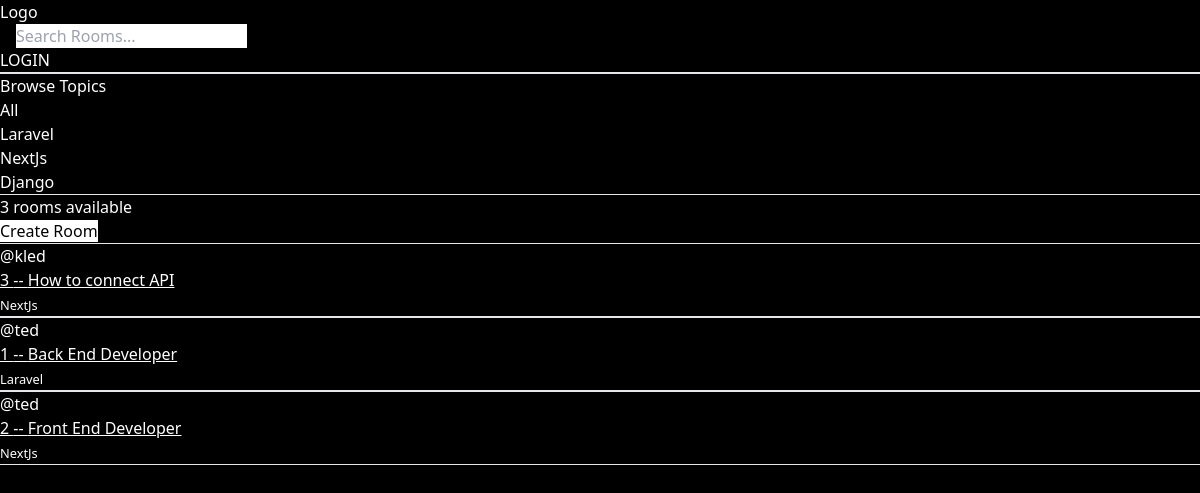
/, run on an earlier commit of the app's database.
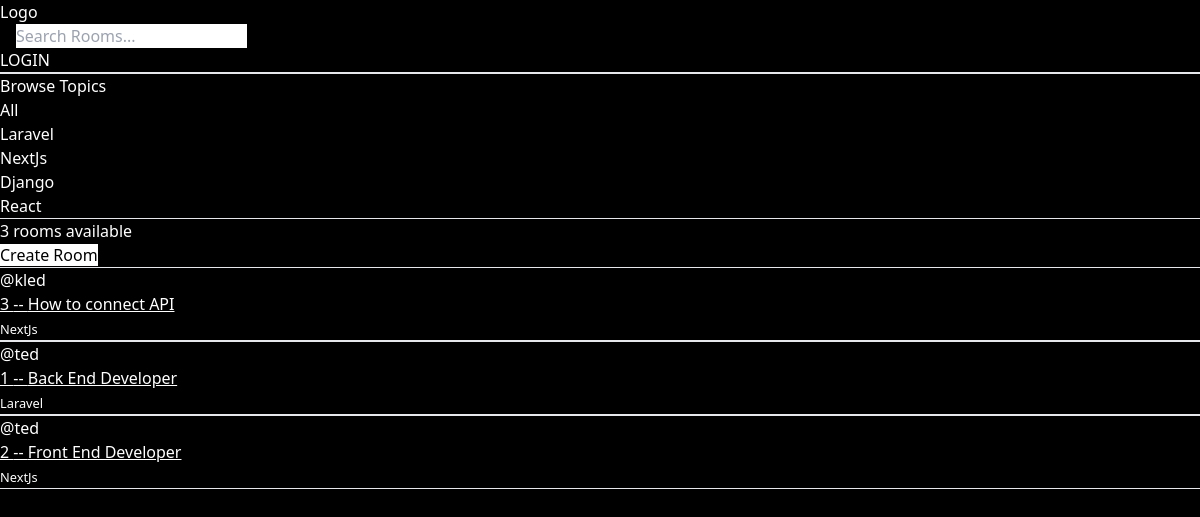
And on a later commit of the database.
### base/models.py (models this page shows, shortened)
class Topic(models.Model):
    name = models.CharField(max_length=200)
    def __str__(self):
        return self.name

class Room(models.Model):
    host = models.ForeignKey(User, on_delete=models.SET_NULL, null=True)
    topic = models.ForeignKey(Topic, on_delete=models.SET_NULL, null=True)
    name = models.CharField(max_length=200)
    description = models.TextField(null=True, blank=True)
    updated = models.DateTimeField(auto_now=True)
    created = models.DateTimeField(auto_now_add=True)
    class Meta:
        ordering = ['-updated', '-created']

### base/views.py (the view)
# urls.py: path('', views.romr, name='home'),
def romr(request):
    q = request.GET.get('q') if request.GET.get('q') != None else ''
    rooms = Room.objects.filter(Q(topic__name__icontains=q) | Q(name__icontains=q) | Q(description__icontains=q))
    room_count = rooms.count()
    topics = Topic.objects.all()
    context = {'rooms': rooms, 'topics': topics, 'room_count': room_count}
    return render(request, 'base/home.html', context)

### base/templates/base/home.html (shortened to what this page needs)
{% extends 'main.html'%} {% block content %}
<div>
  <hr />
  <h3>Browse Topics</h3>
  <div>
    <div>
      <a href="{% url 'home' %}">All</a>
    </div>
    {% for topic in topics%}
    <div>
      <a href="{% url 'home' %}?q={{topic.name}}">{{topic}}</a>
    </div>
    {% endfor %}
  </div>
  <hr />
</div>
<h5>
  {{room_count}} {% if room_count > 1 %} rooms available {%else %} room
  available {% endif %}
</h5>
<a class="text-black bg-white" href="{% url 'create-room' %}">Create Room</a>
{% if rooms%} {% for room in rooms %}
<div>
  <hr />
  <span>@{{room.host.username}}</span>
  <a href="{% url 'room' room.id %}" class="underline">
    <h3>{{room.id}} -- {{room.name}}</h3>
  </a>
  <small>{{room.topic.name}}</small>
  <hr />
</div>
{% endfor %} {%endif%} {% endblock %}

### templates/main.html (shortened to what this page needs)
<!DOCTYPE html>
<html lang="en">
  <head>
    <script src="https://cdn.tailwindcss.com"></script>
  </head>
  <body class="bg-black text-white">
    <nav>{% include 'navbar.html' %}</nav>
     {% block content%} {%endblock%}
  </body>
</html>

### templates/navbar.html
<a href="/">
  <h1>Logo</h1>
</a>
<form action="" method="GET" action="{% url 'home' %}" class="text-black mx-4">
  <input type="text" name="q" id="q" placeholder="Search Rooms..." />
</form>
{% if request.user.is_authenticated %}
<a href="{% url 'logout' %}">LOGOUT</a>
{% else %}
<a href="{% url 'login' %}">LOGIN</a>
{% endif %}
<hr />

What changed in the data, as far as the page shows it:
added Topic: name "React"
